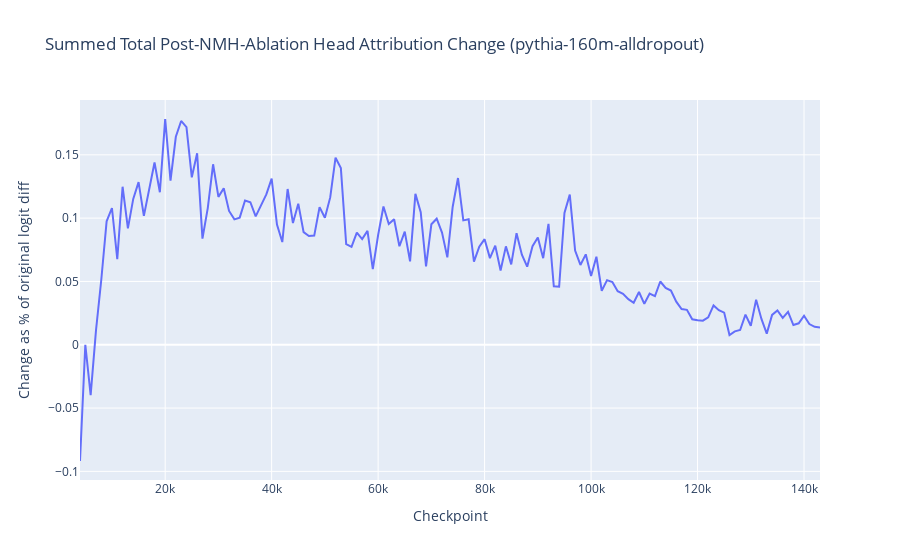

This figure's notebook cell:
### Code cell
# plot total_head_deltas
fig = px.line(
    x=list(summed_total_head_deltas.keys()), 
    y=list(summed_total_head_deltas.values()), 
    title=f"Summed Total Post-NMH-Ablation Head Attribution Change ({MODEL_TO_VIEW})",
    labels={'x': 'Checkpoint', 'y': 'Change as % of original logit diff'}
)

fig.show()

### Figure 1 — Plotly figure (JSON) as saved in the notebook; plotly's stock layout.template omitted (floating-point values rounded to 4 significant figures; data arrays with more than 128 entries replaced by an {"elided": "..."} marker saying what was removed)
{"data": [{"hovertemplate": "Checkpoint=%{x}<br>Change as % of original logit diff=%{y}<extra></extra>", "legendgroup": "", "line": {"color": "#636efa", "dash": "solid"}, "marker": {"symbol": "circle"}, "mode": "lines", "name": "", "orientation": "v", "showlegend": false, "type": "scatter", "x": {"elided": "140 int values"}, "xaxis": "x", "y": {"elided": "140 float values"}, "yaxis": "y"}], "layout": {"legend": {"tracegroupgap": 0}, "title": {"text": "Summed Total Post-NMH-Ablation Head Attribution Change (pythia-160m-alldropout)"}, "xaxis": {"anchor": "y", "domain": [0, 1], "title": {"text": "Checkpoint"}}, "yaxis": {"anchor": "x", "domain": [0, 1], "title": {"text": "Change as % of original logit diff"}}}}
